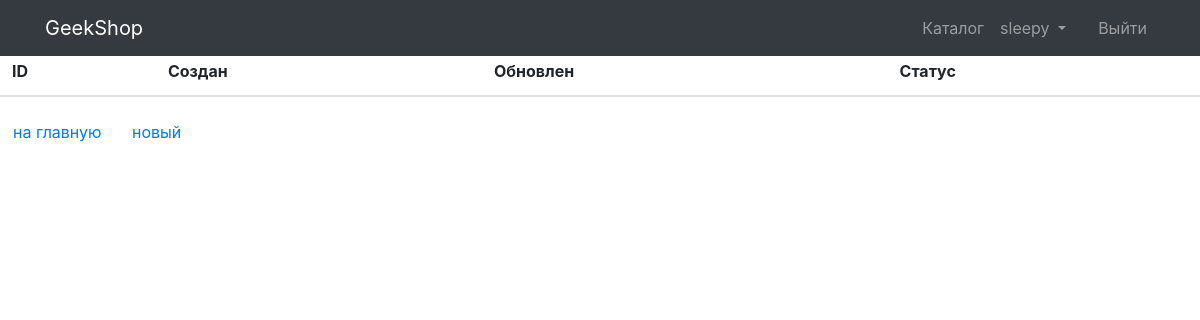
The app's page /orders/ (signed in), older data.
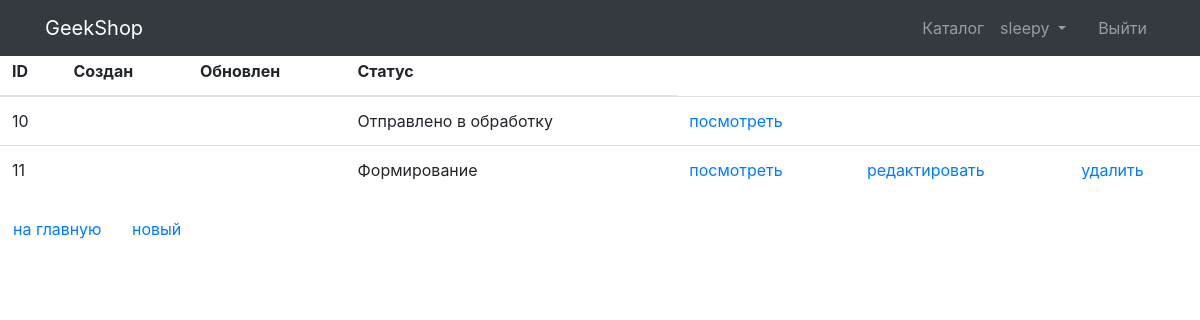
The same page, newer data.
### ordersapp/models.py (models this page shows, shortened)
class Order(models.Model):
    FORMING = 'FM'
    SEND_TO_PROCEED = 'STP'
    PAID = 'PD'
    PROCEED = 'PRD'
    READY = 'RDY'
    CANCEL = 'CNC'
    ORDER_CHOICES = (
        (FORMING, 'Формирование'),
        (SEND_TO_PROCEED, 'Отправлено в обработку'),
        (PAID, 'Оплачено'),
        (PROCEED, 'Обрабатывается'),
        (READY, 'Готов к выдаче'),
        (CANCEL, 'Отмена'),
    )
    user = models.ForeignKey(settings.AUTH_USER_MODEL,
                             on_delete=models.CASCADE
                             )
    create_at = models.DateTimeField(verbose_name='created_at',
                                     auto_now_add=True
                                     )
    update_at = models.DateTimeField(verbose_name='update_at',
                                     auto_now=True
                                     )
    status = models.CharField(verbose_name='status',
                              max_length=3,
                              default=FORMING,
                              choices=ORDER_CHOICES
                              )
    is_active = models.BooleanField(verbose_name='active', default=True)

### ordersapp/views.py (the view)
# urls.py: path('', OrderList.as_view(), name='list'),
class OrderList(ListView):
    model = Order
    def get_queryset(self):
        return Order.objects.filter(user=self.request.user, is_active=True)

### productsapp/context_processors.py (called while the page is built)
def basket(request):
    basket_list = []
    if request.user.is_authenticated:
        basket_list = Basket.objects.filter(user = request.user)
    return {
        'basketsapp':basket_list,
    }

### ordersapp/templates/ordersapp/order_list.html (shortened to what this page needs)
{% extends 'products/base.html' %}
{% load static %}
{% block content %}
<div class="h2 text-center head">
</div>
<table class="table orders_list">
    <thead>
        <tr>
            <th>ID</th>
            <th>Создан</th>
            <th>Обновлен</th>
            <th>Статус</th>
        </tr>
    </thead>
    <tbody>
        {% for item in object_list %}
        {% if item.is_active %}
        <tr>
            <td class="td1 orders_list">{{ item.pk }}</td>
            <td>{{ item.created|date:"Y-m-d H:i:s" }}</td>
            <td>{{ item.updated|date:"Y-m-d H:i:s" }}</td>
            <td>{{ item.get_status_display }}</td>
            <td>
                <a href="{% url 'ordersapp:read' item.pk %}">
                    посмотреть
                </a>
            </td>
            <td>
                {% if item.status == 'FM' %}
                <a href="{% url 'ordersapp:update' item.pk %}">
                    редактировать
                </a>
                {% endif %}
            </td>
            <td>
                {% if item.status == 'FM' %}
                <a href="{% url 'ordersapp:delete' item.pk %}">
                    удалить
                </a>
                {% endif %}
            </td>
        </tr>
        {% endif %}
        {% endfor %}
    </tbody>
</table>
<button class="btn btn-default btn-round">
    <a href="">
        на главную
    </a>
</button>
<button class="btn btn-default btn-round">
    <a href="{% url 'ordersapp:create' %}">
        новый
    </a>
</button>
{% endblock content %}

Row changes from the older to the newer data that the page shows:
added Order: pk "10", status "Отправлено в обработку"
added Order: pk "11", status "Формирование", shows "редактировать", shows "удалить"
